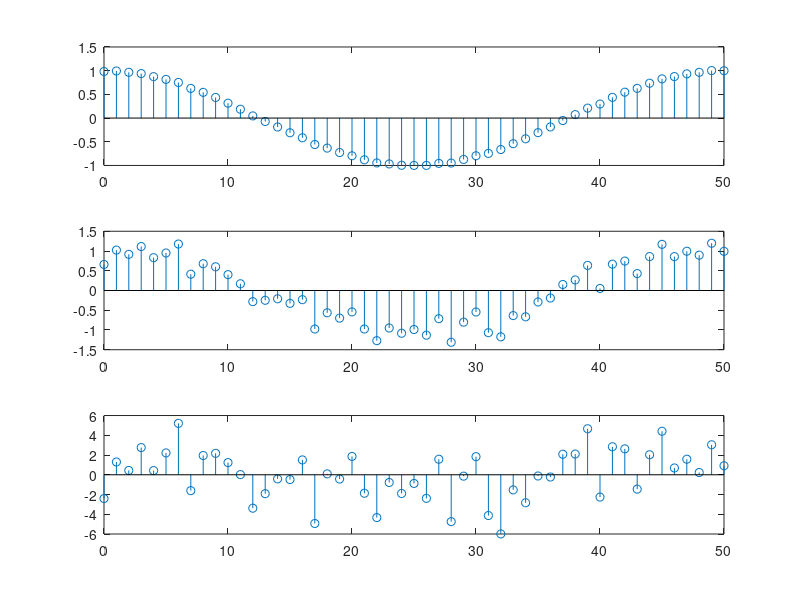

This figure's MATLAB source:
n=0:50;
sig=[0.01 0.2 2];
W=randn(1,51);
figure('Name','Question 7','NumberTitle','off');
for i=1:3
    X= cos(0.04*pi*n)+sig(i).*W;
    subplot(3,1,i);
    stem(n,X);
end
